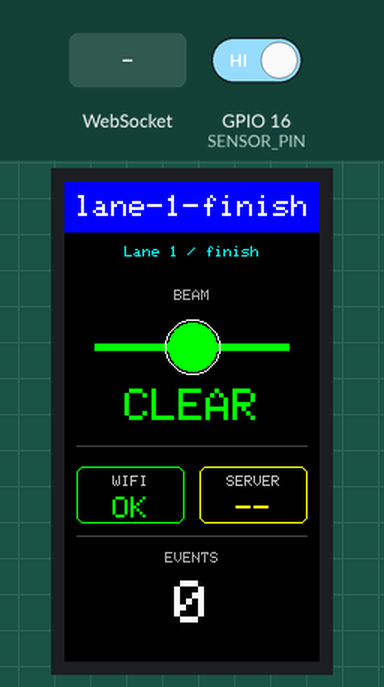
Recording of a sketch running on a simulated ESP32. On the bench: 170×320 colour display. The test bench sets the inputs (shaded band); at power-on: GPIO 16 (SENSOR_PIN) HIGH. WiFi joins after 1.5 s; servers stay silent unless stated; a WiFi scan finds three made-up networks; random numbers use the default seed unless the sketch sets one; what the sketch prints to the serial monitor is not drawn.

Above: at 4.9 s.
5.0 s: GPIO 16 (SENSOR_PIN) driven LOW
At 6.1 s:
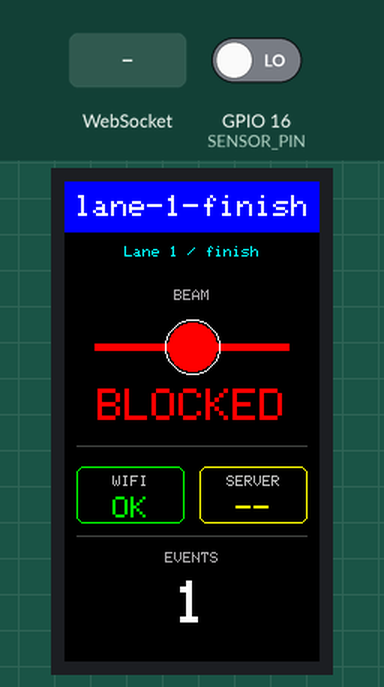
6.5 s: WebSocket text "1" received
At 7.3 s:
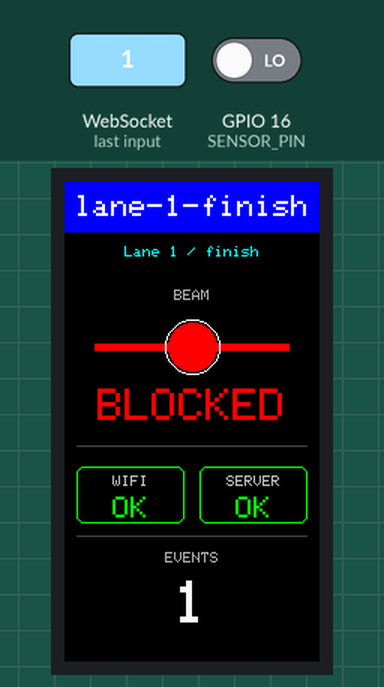
8.0 s: GPIO 16 (SENSOR_PIN) driven HIGH
At 8.8 s:
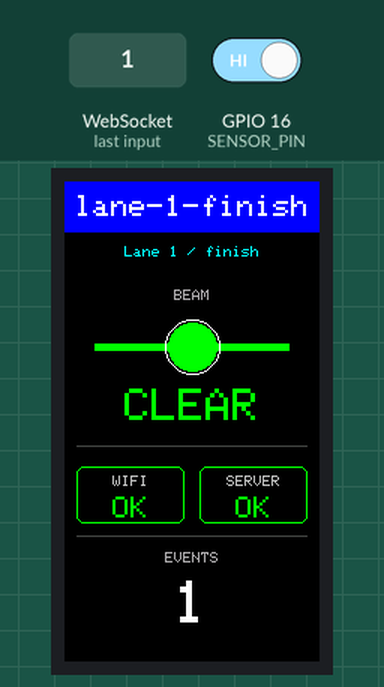
9.5 s: GPIO 16 (SENSOR_PIN) driven LOW
At 10.8 s:
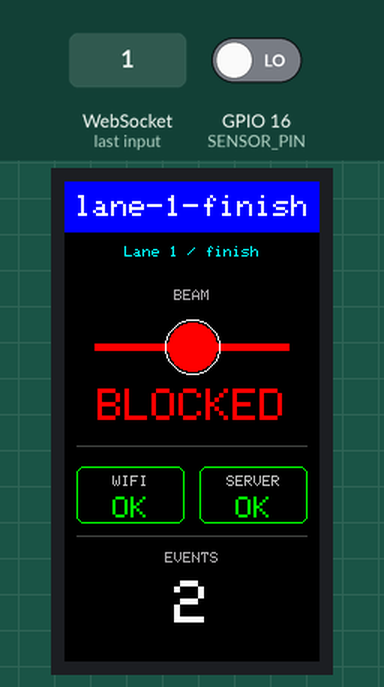
Timing chart, 0 to 12.0 s (numbered marks = the images above; inputs shaded):
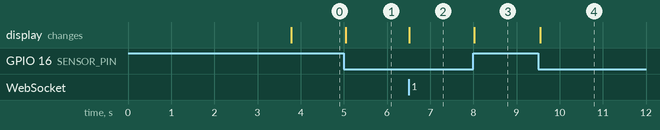

The sketch:

LightSensorDisplay.ino
```cpp
#include <Arduino.h>
#include <WiFi.h>
#include <WebSocketsClient.h>
#include <ArduinoJson.h>
#include <SPI.h>
#include <Adafruit_GFX.h>
#include <Adafruit_ST7789.h>

// ===== Configuration: adapt for each measuring module =====
constexpr char WIFI_SSID[] = "RacingManager";
constexpr char WIFI_PASSWORD[] = "race-4-life";
constexpr char MODULE_ID[] = "lane-1-finish";
constexpr uint8_t LANE_NUMBER = 1;
constexpr char MODULE_POSITION[] = "finish"; // "start" or "finish"

constexpr char WEBSOCKET_HOST[] = "192.168.10.1";
constexpr uint16_t WEBSOCKET_PORT = 8080;
constexpr char WEBSOCKET_PATH[] = "/hardware/esp32/ws";

constexpr uint8_t SENSOR_PIN = 16;
constexpr uint8_t SENSOR_ACTIVE_LEVEL = LOW;
constexpr uint32_t DEBOUNCE_US = 20'000;
constexpr uint32_t WIFI_CONNECT_TIMEOUT_MS = 15'000;
constexpr uint32_t WIFI_RETRY_INTERVAL_MS = 10'000;
constexpr uint32_t WEBSOCKET_RECONNECT_MS = 3'000;
constexpr uint32_t DISPLAY_POLL_INTERVAL_MS = 50;
constexpr uint32_t HEARTBEAT_INTERVAL_MS = 1'000;
// PROTOCOL.md's message contract; this sketch only ever sends v=1 frames.
constexpr uint8_t PROTOCOL_VERSION = 1;

// Hard-wired pins of the built-in ST7789 display.
constexpr uint8_t LCD_MOSI = 23;
constexpr uint8_t LCD_SCLK = 18;
constexpr uint8_t LCD_CS = 15;
constexpr uint8_t LCD_DC = 2;
constexpr uint8_t LCD_RST = 4;
constexpr uint8_t LCD_BLK = 32;

Adafruit_ST7789 display(LCD_CS, LCD_DC, LCD_RST);
WebSocketsClient webSocket;
volatile bool sensorEventPending = false;
volatile uint32_t sensorEventTimestampUs = 0;
volatile uint32_t lastInterruptUs = 0;
bool wifiConnected = false;
bool websocketConnected = false;
uint32_t eventCount = 0;
uint32_t lastHeartbeatMs = 0;
// Changes every boot so the backend can tell a reconnect from a reset; two
// random words are enough entropy to be unique among the 4 modules on one Pi.
String bootId;
uint32_t lastScreenUpdateMs = 0;
bool screenStaticDrawn = false;
bool beamStateDrawn = false;
bool wifiStatusDrawn = false;
bool websocketStatusDrawn = false;
bool eventCountDrawn = false;
bool lastBeamBroken = false;
bool lastWifiDisplayed = false;
bool lastWebsocketDisplayed = false;
uint32_t lastEventCountDisplayed = 0;

void drawStatus();

void drawCenteredText(const String &text, int16_t y, uint8_t size, uint16_t color,
                      uint16_t background = ST77XX_BLACK) {
  display.setTextSize(size);
  display.setTextColor(color, background);
  const int16_t width = text.length() * 6 * size;
  int16_t x = (display.width() - width) / 2;
  if (x < 0) x = 0;
  display.setCursor(x, y);
  display.print(text);
}

void drawTextCenteredInBox(const String &text, int16_t x, int16_t width, int16_t y,
                           uint8_t size, uint16_t color) {
  display.setTextSize(size);
  display.setTextColor(color, ST77XX_BLACK);
  const int16_t textWidth = text.length() * 6 * size;
  int16_t cursorX = x + (width - textWidth) / 2;
  if (cursorX < x + 2) cursorX = x + 2;
  display.setCursor(cursorX, y);
  display.print(text);
}

void IRAM_ATTR onBeamBroken() {
  const uint32_t nowUs = micros();
  if (nowUs - lastInterruptUs < DEBOUNCE_US) return;
  lastInterruptUs = nowUs;
  sensorEventTimestampUs = nowUs;
  sensorEventPending = true;
}

void connectWifi() {
  WiFi.mode(WIFI_STA);
  WiFi.setSleep(false);

  Serial.println("[WiFi] Scanning for visible networks...");
  const int found = WiFi.scanNetworks();
  bool targetSeen = false;
  for (int i = 0; i < found; i++) {
    Serial.printf("[WiFi]  - '%s' ch=%d rssi=%ddBm enc=%d%s\n",
                  WiFi.SSID(i).c_str(), WiFi.channel(i), WiFi.RSSI(i), WiFi.encryptionType(i),
                  WiFi.SSID(i) == WIFI_SSID ? "  <-- target" : "");
    if (WiFi.SSID(i) == WIFI_SSID) targetSeen = true;
  }
  Serial.printf("[WiFi] Target SSID '%s' seen in scan: %s\n", WIFI_SSID, targetSeen ? "YES" : "NO");

  Serial.printf("[WiFi] Connecting to SSID '%s'...\n", WIFI_SSID);
  WiFi.begin(WIFI_SSID, WIFI_PASSWORD);
  const uint32_t startedAt = millis();
  wl_status_t lastStatus = WiFi.status();
  while (WiFi.status() != WL_CONNECTED && millis() - startedAt < WIFI_CONNECT_TIMEOUT_MS) {
    delay(100);
    if (WiFi.status() != lastStatus) {
      lastStatus = WiFi.status();
      Serial.printf("[WiFi] status changed to %d at %lu ms\n", lastStatus, millis() - startedAt);
    }
  }
  wifiConnected = WiFi.status() == WL_CONNECTED;
  if (wifiConnected) {
    Serial.printf("[WiFi] Connected. IP=%s RSSI=%ddBm\n", WiFi.localIP().toString().c_str(), WiFi.RSSI());
  } else {
    Serial.printf("[WiFi] Failed to connect within %lu ms. Final status=%d\n", WIFI_CONNECT_TIMEOUT_MS, WiFi.status());
  }
}

void sendDeviceRegister() {
  StaticJsonDocument<256> message;
  message["v"] = PROTOCOL_VERSION;
  message["type"] = "device.register";
  message["device_id"] = MODULE_ID;
  message["boot_id"] = bootId;
  message["role"] = MODULE_POSITION;
  message["firmware"] = "1.0.0";
  JsonArray capabilities = message.createNestedArray("capabilities");
  capabilities.add("beam_sensor");
  capabilities.add("wifi");

  String text;
  serializeJson(message, text);
  Serial.println(text);
  webSocket.sendTXT(text);
}

void sendHeartbeat() {
  StaticJsonDocument<256> message;
  message["v"] = PROTOCOL_VERSION;
  message["type"] = "device.heartbeat";
  message["device_id"] = MODULE_ID;
  message["boot_id"] = bootId;
  message["uptime_ms"] = millis();
  message["transport"] = "wifi";
  JsonObject sensors = message.createNestedObject("sensors");
  const bool beamBroken = digitalRead(SENSOR_PIN) == SENSOR_ACTIVE_LEVEL;
  sensors[String("lane_") + LANE_NUMBER] = beamBroken ? "blocked" : "clear";

  String text;
  serializeJson(message, text);
  webSocket.sendTXT(text);
}

void onWebSocketEvent(WStype_t type, uint8_t *payload, size_t length) {
  if (type == WStype_CONNECTED) {
    websocketConnected = true;
    sendDeviceRegister();
  }
  if (type == WStype_DISCONNECTED) websocketConnected = false;
  drawStatus();
}

void sendSensorEvent(uint32_t timestampUs) {
  eventCount++;
  StaticJsonDocument<256> event;
  event["v"] = PROTOCOL_VERSION;
  event["type"] = "sensor.event";
  event["message_id"] = bootId + "-" + String(eventCount);
  event["device_id"] = MODULE_ID;
  event["boot_id"] = bootId;
  event["sequence"] = eventCount;
  event["role"] = MODULE_POSITION;
  event["lane"] = LANE_NUMBER;
  event["event"] = "beam_broken";
  event["local_timestamp_us"] = timestampUs;

  String message;
  serializeJson(event, message);
  Serial.println(message);
  if (websocketConnected) webSocket.sendTXT(message);
  drawStatus();
}

void drawStaticLayout() {
  display.fillScreen(ST77XX_BLACK);
  display.setTextWrap(false);

  display.fillRect(0, 0, display.width(), 34, ST77XX_BLUE);
  drawCenteredText(MODULE_ID, 9, 2, ST77XX_WHITE, ST77XX_BLUE);
  drawCenteredText(String("Lane ") + LANE_NUMBER + " / " + MODULE_POSITION, 43, 1, ST77XX_CYAN);

  const uint16_t dividerColor = display.color565(70, 70, 70);
  display.drawFastHLine(8, 176, display.width() - 16, dividerColor);
  display.drawFastHLine(8, 236, display.width() - 16, dividerColor);
  drawCenteredText("EVENTS", 247, 1, display.color565(170, 170, 170));

  beamStateDrawn = false;
  wifiStatusDrawn = false;
  websocketStatusDrawn = false;
  eventCountDrawn = false;
  screenStaticDrawn = true;
}

void drawBeamState(bool beamBroken) {
  if (beamStateDrawn && beamBroken == lastBeamBroken) return;

  lastBeamBroken = beamBroken;
  beamStateDrawn = true;

  const uint16_t sensorColor = beamBroken ? ST77XX_RED : ST77XX_GREEN;
  const int16_t centerX = display.width() / 2;
  const int16_t centerY = 110;

  display.fillRect(0, 66, display.width(), 102, ST77XX_BLACK);
  drawCenteredText("BEAM", 72, 1, display.color565(170, 170, 170));
  display.fillRect(20, centerY - 2, display.width() - 40, 5, sensorColor);
  display.fillCircle(centerX, centerY, 16, sensorColor);
  display.drawCircle(centerX, centerY, 18, ST77XX_WHITE);
  drawCenteredText(beamBroken ? "BLOCKED" : "CLEAR", 138, 3, sensorColor);
}

void drawStatusTile(int16_t x, const String &label, bool connected, bool &drawn, bool &lastValue) {
  if (drawn && connected == lastValue) return;

  drawn = true;
  lastValue = connected;

  constexpr int16_t tileY = 190;
  constexpr int16_t tileWidth = 72;
  constexpr int16_t tileHeight = 38;
  const uint16_t color = connected ? ST77XX_GREEN : ST77XX_YELLOW;

  display.fillRect(x, tileY, tileWidth, tileHeight, ST77XX_BLACK);
  display.drawRoundRect(x, tileY, tileWidth, tileHeight, 5, color);
  drawTextCenteredInBox(label, x, tileWidth, tileY + 6, 1, display.color565(190, 190, 190));
  drawTextCenteredInBox(connected ? "OK" : "--", x, tileWidth, tileY + 20, 2, color);
}

void drawEventCount() {
  if (eventCountDrawn && eventCount == lastEventCountDisplayed) return;

  eventCountDrawn = true;
  lastEventCountDisplayed = eventCount;

  const String countText = String(eventCount);
  const uint8_t textSize = countText.length() <= 3 ? 4 : (countText.length() <= 5 ? 3 : 2);

  display.fillRect(0, 262, display.width(), 40, ST77XX_BLACK);
  drawCenteredText(countText, 266, textSize, ST77XX_WHITE);
}

void drawStatus() {
  if (!screenStaticDrawn) drawStaticLayout();

  const bool beamBroken = digitalRead(SENSOR_PIN) == SENSOR_ACTIVE_LEVEL;
  drawBeamState(beamBroken);
  drawStatusTile(8, "WIFI", wifiConnected, wifiStatusDrawn, lastWifiDisplayed);
  drawStatusTile(90, "SERVER", websocketConnected, websocketStatusDrawn, lastWebsocketDisplayed);
  drawEventCount();
}

void setup() {
  Serial.begin(115200);
  pinMode(SENSOR_PIN, INPUT_PULLUP);
  bootId = String(esp_random(), HEX) + String(esp_random(), HEX);

  // On this board, initialise Wi-Fi before the display.
  connectWifi();
  pinMode(LCD_BLK, OUTPUT);
  digitalWrite(LCD_BLK, HIGH);
  pinMode(LCD_DC, OUTPUT);
  digitalWrite(LCD_DC, HIGH);
  SPI.begin(LCD_SCLK, -1, LCD_MOSI, LCD_CS);
  display.init(170, 320);
  // Use flipped portrait orientation so the mounted board is readable.
  display.setRotation(2);
  drawStatus();

  webSocket.begin(WEBSOCKET_HOST, WEBSOCKET_PORT, WEBSOCKET_PATH);
  webSocket.onEvent(onWebSocketEvent);
  webSocket.setReconnectInterval(WEBSOCKET_RECONNECT_MS);

  const int edge = SENSOR_ACTIVE_LEVEL == LOW ? FALLING : RISING;
  attachInterrupt(digitalPinToInterrupt(SENSOR_PIN), onBeamBroken, edge);
}

void loop() {
  webSocket.loop();

  const bool currentWifiStatus = WiFi.status() == WL_CONNECTED;
  if (currentWifiStatus != wifiConnected) {
    wifiConnected = currentWifiStatus;
    drawStatus();
  }

  static uint32_t lastWifiRetryMs = 0;
  if (!wifiConnected && millis() - lastWifiRetryMs > WIFI_RETRY_INTERVAL_MS) {
    lastWifiRetryMs = millis();
    WiFi.reconnect();
  }

  uint32_t timestampUs = 0;
  bool eventReady = false;
  noInterrupts();
  if (sensorEventPending) {
    timestampUs = sensorEventTimestampUs;
    sensorEventPending = false;
    eventReady = true;
  }
  interrupts();
  if (eventReady) sendSensorEvent(timestampUs);

  if (websocketConnected && millis() - lastHeartbeatMs >= HEARTBEAT_INTERVAL_MS) {
    lastHeartbeatMs = millis();
    sendHeartbeat();
  }

  if (millis() - lastScreenUpdateMs >= DISPLAY_POLL_INTERVAL_MS) {
    lastScreenUpdateMs = millis();
    drawStatus();
  }
}
```

Measured:
- after the input at 5.0 s, the display: changes after 0.05 s (image 1)
- after the input at 6.5 s, the display: changes at once (image 2)
- after the input at 8.0 s, the display: changes at once (image 3)
- after the input at 9.5 s, the display: changes after 0.05 s (image 4)
